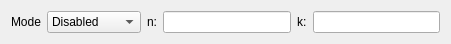
    <widget class="QWidget" name="layoutWidget">
     <property name="geometry">
      <rect>
       <x>60</x>
       <y>460</y>
       <width>451</width>
       <height>29</height>
      </rect>
     </property>
     <layout class="QHBoxLayout" name="horizontalLayout_30">
      <item>
       <widget class="QLabel" name="label_181">
        <property name="text">
         <string>Mode</string>
        </property>
       </widget>
      </item>
      <item>
       <widget class="QComboBox" name="comboBox_Mod_Mode">
        <item>
         <property name="text">
          <string>Disabled</string>
         </property>
        </item>
        <item>
         <property name="text">
          <string>IESS-308</string>
         </property>
        </item>
        <item>
         <property name="text">
          <string>IESS-309</string>
         </property>
        </item>
        <item>
         <property name="text">
          <string>IESS-310</string>
         </property>
        </item>
        <item>
         <property name="text">
          <string>Custom</string>
         </property>
        </item>
        <item>
         <property name="text">
          <string>CT 220/200</string>
         </property>
        </item>
       </widget>
      </item>
      <item>
       <widget class="QLabel" name="label_182">
        <property name="text">
         <string>n:</string>
        </property>
       </widget>
      </item>
      <item>
       <widget class="QLineEdit" name="lineEdit_Mod_n"/>
      </item>
      <item>
       <widget class="QLabel" name="label_183">
        <property name="text">
         <string>k:</string>
        </property>
       </widget>
      </item>
      <item>
       <widget class="QLineEdit" name="lineEdit_Mod_k"/>
      </item>
     </layout>
    </widget>
